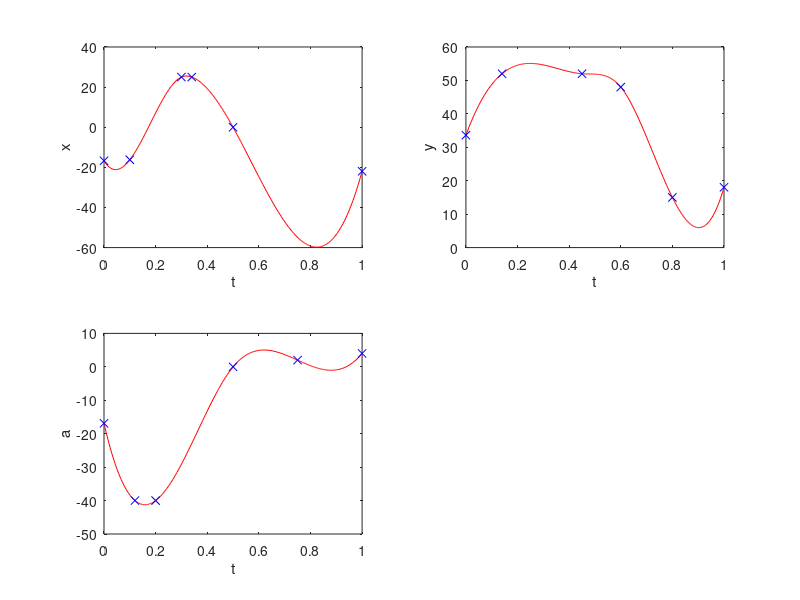

This chart was generated by the following MATLAB code:
close all;




%walkkick #2
breakTX = [0      0.10     0.30 0.34   0.5  1];
breakX = [-16.72  -16.22   25 25        0 -21.95]

breakTY = [0     0.14    0.45  0.6  0.8  1];
breakY = [33.61   52  52       48   15 18.04];

breakTA = [0      0.12  0.20  0.50  0.75     1];
breakA = [-16.89 -40   -40    0      2 4];





p=csapi(breakTX,breakX);
coefX = p.coefs;

q=csapi(breakTY,breakY);
coefY = q.coefs;

r=csapi(breakTA,breakA);
coefA = r.coefs;



%Print in lua syntax
str1='local breaksTX={';
for i=2:size(p.breaks,2) str1=[str1 sprintf('%f,',p.breaks(i))]; end
str1 = [str1 '}'];
disp(str1);

str1='local breaksTY={';
for i=2:size(q.breaks,2) str1=[str1 sprintf('%f,',q.breaks(i))]; end
str1 = [str1 '}'];
disp(str1);

str1='local breaksTA={';
for i=2:size(r.breaks,2) str1=[str1 sprintf('%f,',r.breaks(i))]; end
str1 = [str1 '}'];
disp(str1);

disp('local coefsX={');
for i=1:size(coefX,1)  
  str2='  {';
  for j=1:size(coefX,2) str2=[str2 sprintf('%f,', coefX(i,j))]; end
  str2=[str2 '},'];
  disp(str2);
end
disp('}');

disp('local coefsY={');
for i=1:size(coefY,1)  
  str2='  {';
  for j=1:size(coefY,2) str2=[str2 sprintf('%f,', coefY(i,j))]; end
  str2=[str2 '},'];
  disp(str2);
end
disp('}');

disp('local coefsA={');
for i=1:size(coefA,1)  
  str2='  {';
  for j=1:size(coefA,2) str2=[str2 sprintf('%f,', coefA(i,j))]; end
  str2=[str2 '},'];
  disp(str2);
end
disp('}');

figure(1);
subplot(2,2,1);
fnplt(p);
ylabel('x');
xlabel('t');

subplot(2,2,2);
fnplt(q);
ylabel('y');
xlabel('t');

subplot(2,2,3);
fnplt(r);
ylabel('a');
xlabel('t');
%{
figure(2);
subplot(2,2,1);
plot(kick(:,1),kick(:,2)*180/pi)

subplot(2,2,2);
plot(kick(:,1),kick(:,3)*180/pi)

subplot(2,2,3);
plot(kick(:,1),kick(:,4)*180/pi)
%}